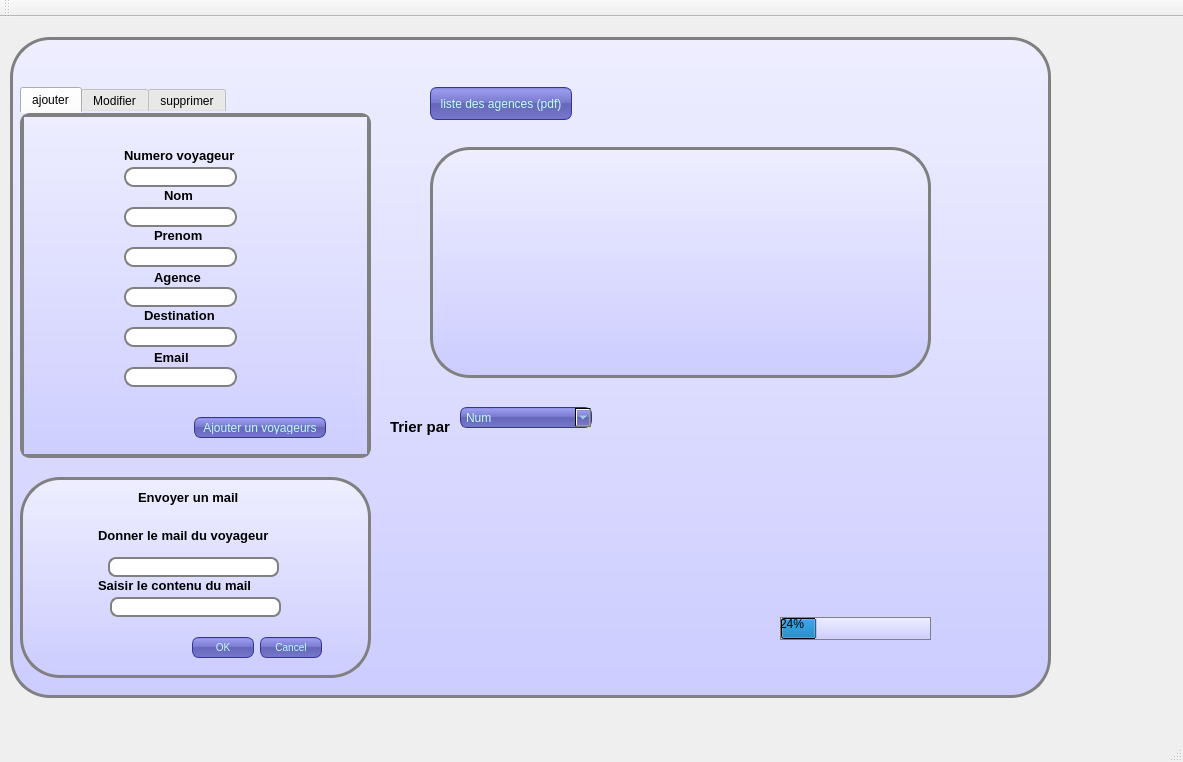
<?xml version="1.0" encoding="UTF-8"?>
<ui version="4.0">
 <class>MainWindow</class>
 <widget class="QMainWindow" name="MainWindow">
  <property name="geometry">
   <rect>
    <x>0</x>
    <y>0</y>
    <width>1183</width>
    <height>762</height>
   </rect>
  </property>
  <property name="windowTitle">
   <string>Gestion des Clients</string>
  </property>
  <widget class="QWidget" name="centralWidget">
   <widget class="QFrame" name="mainFrame3">
    <property name="geometry">
     <rect>
      <x>10</x>
      <y>20</y>
      <width>1041</width>
      <height>661</height>
     </rect>
    </property>
    <property name="styleSheet">
     <string notr="true">#MyLoginForm {
background: gray;
}


#mainFrame3 {
border: 3px solid gray;
border-radius: 40px;
background: QLinearGradient(x1: 0, y1: 0, x2: 0, y2: 1, stop: 0 #eef, stop: 1 #ccf);}
QLineEdit {
padding: 1px;
border-style: solid;
border: 2px solid gray;
border-radius: 8px;
}


QPushButton {
color: white;
background-color: QLinearGradient( x1: 0, y1: 0, x2: 0, y2: 1, stop: 0 #88d, stop: 0.1 #99e, stop: 0.49 #77c, stop: 0.5 #66b, stop: 1 #77c);
border-width: 1px;
border-color: #339;
border-style: solid;
border-radius: 7;
padding: 3px;
font-size: 10px;
padding-left: 5px;
padding-right: 5px;
min-width: 50px;
max-width: 50px;
min-height: 13px;
max-height: 13px;
}
QLabel {
font-weight: bold;
font-size: 15px;
}</string>
    </property>
    <property name="frameShape">
     <enum>QFrame::StyledPanel</enum>
    </property>
    <property name="frameShadow">
     <enum>QFrame::Raised</enum>
    </property>
    <widget class="QTabWidget" name="QTabWidget">
     <property name="geometry">
      <rect>
       <x>10</x>
       <y>50</y>
       <width>351</width>
       <height>371</height>
      </rect>
     </property>
     <property name="styleSheet">
      <string notr="true">#MyLoginForm {
background: rgb(211, 255, 15);

}


QTabWidget:pane {
border: 4px solid gray;
border-radius: 10px;
}




#QTabWidget {
border: 4px solid gray;
border-radius: 40px;
background: rgb(51, 10, 255);}
QLineEdit {
padding: 1px;
border-style: solid;
border: 2px solid gray;
border-radius: 10px;
}


QPushButton {
color: rgb(189, 255, 244);
background-color: QLinearGradient( x1: 0, y1: 0, x2: 0, y2: 1, stop: 0 #88d, stop: 0.1 #99e, stop: 0.49 #77c, stop: 0.5 #66b, stop: 1 #77c);
border-width: 1px;
border-color: #339;
border-style: solid;
border-radius: 10;
padding: 7px;
font-size: 10px;
padding-left: 10px;
padding-right: 10px;
min-width: 50px;
max-width: 50px;
min-height: 13px;
max-height: 13px;
}
QLabel {
font-weight: bold;
font-size: 13px;
}</string>
     </property>
     <property name="currentIndex">
      <number>0</number>
     </property>
     <widget class="QWidget" name="tab">
      <attribute name="title">
       <string>ajouter</string>
      </attribute>
      <widget class="QLabel" name="label_4">
       <property name="geometry">
        <rect>
         <x>100</x>
         <y>30</y>
         <width>131</width>
         <height>16</height>
        </rect>
       </property>
       <property name="text">
        <string>Numero voyageur</string>
       </property>
      </widget>
      <widget class="QLabel" name="label_5">
       <property name="geometry">
        <rect>
         <x>140</x>
         <y>70</y>
         <width>101</width>
         <height>16</height>
        </rect>
       </property>
       <property name="text">
        <string>Nom</string>
       </property>
      </widget>
      <widget class="QLabel" name="label_6">
       <property name="geometry">
        <rect>
         <x>130</x>
         <y>110</y>
         <width>111</width>
         <height>16</height>
        </rect>
       </property>
       <property name="text">
        <string>Prenom</string>
       </property>
      </widget>
      <widget class="QLabel" name="label_7">
       <property name="geometry">
        <rect>
         <x>130</x>
         <y>150</y>
         <width>81</width>
         <height>21</height>
        </rect>
       </property>
       <property name="text">
        <string>Agence</string>
       </property>
      </widget>
      <widget class="QLabel" name="label_8">
       <property name="geometry">
        <rect>
         <x>120</x>
         <y>190</y>
         <width>171</width>
         <height>16</height>
        </rect>
       </property>
       <property name="text">
        <string>Destination</string>
       </property>
      </widget>
      <widget class="QLabel" name="label_9">
       <property name="geometry">
        <rect>
         <x>130</x>
         <y>230</y>
         <width>121</width>
         <height>20</height>
        </rect>
       </property>
       <property name="text">
        <string>Email</string>
       </property>
      </widget>
      <widget class="QLineEdit" name="le_num">
       <property name="geometry">
        <rect>
         <x>100</x>
         <y>50</y>
         <width>113</width>
         <height>20</height>
        </rect>
       </property>
      </widget>
      <widget class="QLineEdit" name="le_nom">
       <property name="geometry">
        <rect>
         <x>100</x>
         <y>90</y>
         <width>113</width>
         <height>20</height>
        </rect>
       </property>
      </widget>
      <widget class="QLineEdit" name="le_prenom">
       <property name="geometry">
        <rect>
         <x>100</x>
         <y>130</y>
         <width>113</width>
         <height>20</height>
        </rect>
       </property>
      </widget>
      <widget class="QLineEdit" name="LineEdit_agence">
       <property name="geometry">
        <rect>
         <x>100</x>
         <y>170</y>
         <width>113</width>
         <height>20</height>
        </rect>
       </property>
      </widget>
      <widget class="QLineEdit" name="LineEdit_destination">
       <property name="geometry">
        <rect>
         <x>100</x>
         <y>210</y>
         <width>113</width>
         <height>20</height>
        </rect>
       </property>
      </widget>
      <widget class="QLineEdit" name="LineEdit_email">
       <property name="geometry">
        <rect>
         <x>100</x>
         <y>250</y>
         <width>113</width>
         <height>20</height>
        </rect>
       </property>
      </widget>
      <widget class="QPushButton" name="pushButton_ajouter">
       <property name="geometry">
        <rect>
         <x>170</x>
         <y>300</y>
         <width>132</width>
         <height>21</height>
        </rect>
       </property>
       <property name="styleSheet">
        <string notr="true">QPushButton {
color: rgb(189, 255, 244);
background-color: QLinearGradient( x1: 0, y1: 0, x2: 0, y2: 1, stop: 0 #88d, stop: 0.1 #99e, stop: 0.49 #77c, stop: 0.5 #66b, stop: 1 #77c);
border-width: 1px;
border-color: #339;
border-style: solid;
border-radius: 7;
padding: 3px;
font-size: 12px;
padding-left: 5px;
padding-right: 5px;
min-width: 120px;
max-width: 50px;
min-height: 13px;
max-height: 13px;
}</string>
       </property>
       <property name="text">
        <string>Ajouter un voyageurs</string>
       </property>
      </widget>
      <widget class="QFrame" name="frame_3">
       <property name="geometry">
        <rect>
         <x>-20</x>
         <y>-10</y>
         <width>391</width>
         <height>371</height>
        </rect>
       </property>
       <property name="styleSheet">
        <string notr="true">#MyLoginForm {
background: gray;
}


#frame_3 {
border: 3px solid gray;
border-radius: 40px;
background: QLinearGradient(x1: 0, y1: 0, x2: 0, y2: 1, stop: 0 #eef, stop: 1 #ccf);}
QLineEdit {
padding: 1px;
border-style: solid;
border: 2px solid gray;
border-radius: 8px;
}


QPushButton {
color: rgb(189, 255, 244);
background-color: QLinearGradient( x1: 0, y1: 0, x2: 0, y2: 1, stop: 0 #88d, stop: 0.1 #99e, stop: 0.49 #77c, stop: 0.5 #66b, stop: 1 #77c);
border-width: 1px;
border-color: #339;
border-style: solid;
border-radius: 7;
padding: 3px;
font-size: 10px;
padding-left: 5px;
padding-right: 5px;
min-width: 120px;
max-width: 50px;
min-height: 13px;
max-height: 13px;
}
QLabel {
font-weight: bold;
font-size: 15px;
}</string>
       </property>
       <property name="frameShape">
        <enum>QFrame::StyledPanel</enum>
       </property>
       <property name="frameShadow">
        <enum>QFrame::Raised</enum>
       </property>
      </widget>
      <zorder>frame_3</zorder>
      <zorder>label_4</zorder>
      <zorder>label_5</zorder>
      <zorder>label_6</zorder>
      <zorder>label_7</zorder>
      <zorder>label_8</zorder>
      <zorder>label_9</zorder>
      <zorder>le_num</zorder>
      <zorder>le_nom</zorder>
      <zorder>le_prenom</zorder>
      <zorder>LineEdit_agence</zorder>
      <zorder>LineEdit_destination</zorder>
      <zorder>LineEdit_email</zorder>
      <zorder>pushButton_ajouter</zorder>
     </widget>
     <widget class="QWidget" name="tab_2">
      <attribute name="title">
       <string>Modifier</string>
      </attribute>
      <widget class="QLineEdit" name="LineEdit_destination_2">
       <property name="geometry">
        <rect>
         <x>100</x>
         <y>210</y>
         <width>113</width>
         <height>20</height>
        </rect>
       </property>
      </widget>
      <widget class="QLabel" name="label_16">
       <property name="geometry">
        <rect>
         <x>130</x>
         <y>230</y>
         <width>121</width>
         <height>20</height>
        </rect>
       </property>
       <property name="text">
        <string>Email</string>
       </property>
      </widget>
      <widget class="QLineEdit" name="LineEdit_num_2">
       <property name="geometry">
        <rect>
         <x>100</x>
         <y>50</y>
         <width>113</width>
         <height>20</height>
        </rect>
       </property>
      </widget>
      <widget class="QLabel" name="label_17">
       <property name="geometry">
        <rect>
         <x>140</x>
         <y>110</y>
         <width>111</width>
         <height>16</height>
        </rect>
       </property>
       <property name="text">
        <string>Prenom</string>
       </property>
      </widget>
      <widget class="QLabel" name="label_18">
       <property name="geometry">
        <rect>
         <x>130</x>
         <y>150</y>
         <width>81</width>
         <height>21</height>
        </rect>
       </property>
       <property name="text">
        <string>Agence</string>
       </property>
      </widget>
      <widget class="QLineEdit" name="LineEdit_prenom_2">
       <property name="geometry">
        <rect>
         <x>100</x>
         <y>130</y>
         <width>113</width>
         <height>20</height>
        </rect>
       </property>
      </widget>
      <widget class="QLineEdit" name="LineEdit_nom_2">
       <property name="geometry">
        <rect>
         <x>100</x>
         <y>90</y>
         <width>113</width>
         <height>20</height>
        </rect>
       </property>
      </widget>
      <widget class="QLabel" name="label_19">
       <property name="geometry">
        <rect>
         <x>140</x>
         <y>70</y>
         <width>101</width>
         <height>16</height>
        </rect>
       </property>
       <property name="text">
        <string>Nom</string>
       </property>
      </widget>
      <widget class="QLabel" name="label_20">
       <property name="geometry">
        <rect>
         <x>120</x>
         <y>190</y>
         <width>171</width>
         <height>16</height>
        </rect>
       </property>
       <property name="text">
        <string>Destination</string>
       </property>
      </widget>
      <widget class="QLineEdit" name="LineEdit_agence_2">
       <property name="geometry">
        <rect>
         <x>100</x>
         <y>170</y>
         <width>113</width>
         <height>20</height>
        </rect>
       </property>
      </widget>
      <widget class="QLabel" name="label_21">
       <property name="geometry">
        <rect>
         <x>110</x>
         <y>30</y>
         <width>131</width>
         <height>16</height>
        </rect>
       </property>
       <property name="text">
        <string>Numero voyageur</string>
       </property>
      </widget>
      <widget class="QLineEdit" name="LineEdit_email_2">
       <property name="geometry">
        <rect>
         <x>100</x>
         <y>250</y>
         <width>113</width>
         <height>20</height>
        </rect>
       </property>
      </widget>
      <widget class="QPushButton" name="pushButton_modifier">
       <property name="geometry">
        <rect>
         <x>162</x>
         <y>290</y>
         <width>132</width>
         <height>21</height>
        </rect>
       </property>
       <property name="styleSheet">
        <string notr="true">QPushButton {
color: rgb(189, 255, 244);
background-color: QLinearGradient( x1: 0, y1: 0, x2: 0, y2: 1, stop: 0 #88d, stop: 0.1 #99e, stop: 0.49 #77c, stop: 0.5 #66b, stop: 1 #77c);
border-width: 1px;
border-color: #339;
border-style: solid;
border-radius: 7;
padding: 3px;
font-size: 12px;
padding-left: 5px;
padding-right: 5px;
min-width: 120px;
max-width: 50px;
min-height: 13px;
max-height: 13px;
}</string>
       </property>
       <property name="text">
        <string>Modifier un voyageurs</string>
       </property>
      </widget>
      <widget class="QFrame" name="frame_2">
       <property name="geometry">
        <rect>
         <x>-10</x>
         <y>-20</y>
         <width>381</width>
         <height>381</height>
        </rect>
       </property>
       <property name="styleSheet">
        <string notr="true">#MyLoginForm {
background: gray;
}


#frame_2 {
border: 3px solid gray;
border-radius: 40px;
background: QLinearGradient(x1: 0, y1: 0, x2: 0, y2: 1, stop: 0 #eef, stop: 1 #ccf);}
QLineEdit {
padding: 1px;
border-style: solid;
border: 2px solid gray;
border-radius: 8px;
}


QPushButton {
color: rgb(189, 255, 244);
background-color: QLinearGradient( x1: 0, y1: 0, x2: 0, y2: 1, stop: 0 #88d, stop: 0.1 #99e, stop: 0.49 #77c, stop: 0.5 #66b, stop: 1 #77c);
border-width: 1px;
border-color: #339;
border-style: solid;
border-radius: 7;
padding: 3px;
font-size: 10px;
padding-left: 5px;
padding-right: 5px;
min-width: 120px;
max-width: 50px;
min-height: 30px;
max-height: 13px;
}
QLabel {
font-weight: bold;
font-size: 13px;
}</string>
       </property>
       <property name="frameShape">
        <enum>QFrame::StyledPanel</enum>
       </property>
       <property name="frameShadow">
        <enum>QFrame::Raised</enum>
       </property>
      </widget>
      <zorder>frame_2</zorder>
      <zorder>LineEdit_destination_2</zorder>
      <zorder>label_16</zorder>
      <zorder>LineEdit_num_2</zorder>
      <zorder>label_17</zorder>
      <zorder>label_18</zorder>
      <zorder>LineEdit_prenom_2</zorder>
      <zorder>LineEdit_nom_2</zorder>
      <zorder>label_19</zorder>
      <zorder>label_20</zorder>
      <zorder>LineEdit_agence_2</zorder>
      <zorder>label_21</zorder>
      <zorder>LineEdit_email_2</zorder>
      <zorder>pushButton_modifier</zorder>
     </widget>
     <widget class="QWidget" name="tab_5">
      <attribute name="title">
       <string>supprimer</string>
      </attribute>
      <widget class="QLabel" name="label_22">
       <property name="geometry">
        <rect>
         <x>110</x>
         <y>80</y>
         <width>131</width>
         <height>16</height>
        </rect>
       </property>
       <property name="text">
        <string>Numero voyageur</string>
       </property>
      </widget>
      <widget class="QLineEdit" name="LineEdit_num_3">
       <property name="geometry">
        <rect>
         <x>110</x>
         <y>100</y>
         <width>113</width>
         <height>20</height>
        </rect>
       </property>
      </widget>
      <widget class="QFrame" name="frame_4">
       <property name="geometry">
        <rect>
         <x>-10</x>
         <y>-20</y>
         <width>381</width>
         <height>381</height>
        </rect>
       </property>
       <property name="styleSheet">
        <string notr="true">#MyLoginForm {
background: gray;
}


#frame_4 {
border: 3px solid gray;
border-radius: 40px;
background: QLinearGradient(x1: 0, y1: 0, x2: 0, y2: 1, stop: 0 #eef, stop: 1 #ccf);}
QLineEdit {
padding: 1px;
border-style: solid;
border: 2px solid gray;
border-radius: 8px;
}


QPushButton {
color: rgb(189, 255, 244);
background-color: QLinearGradient( x1: 0, y1: 0, x2: 0, y2: 1, stop: 0 #88d, stop: 0.1 #99e, stop: 0.49 #77c, stop: 0.5 #66b, stop: 1 #77c);
border-width: 1px;
border-color: #339;
border-style: solid;
border-radius: 7;
padding: 3px;
font-size: 10px;
padding-left: 5px;
padding-right: 5px;
min-width: 120px;
max-width: 50px;
min-height: 13px;
max-height: 13px;
}
QLabel {
font-weight: bold;
font-size: 13px;
}</string>
       </property>
       <property name="frameShape">
        <enum>QFrame::StyledPanel</enum>
       </property>
       <property name="frameShadow">
        <enum>QFrame::Raised</enum>
       </property>
       <widget class="QPushButton" name="pushButton_supprimer">
        <property name="geometry">
         <rect>
          <x>150</x>
          <y>280</y>
          <width>152</width>
          <height>21</height>
         </rect>
        </property>
        <property name="styleSheet">
         <string notr="true">QPushButton {
color: rgb(189, 255, 244);
background-color: QLinearGradient( x1: 0, y1: 0, x2: 0, y2: 1, stop: 0 #88d, stop: 0.1 #99e, stop: 0.49 #77c, stop: 0.5 #66b, stop: 1 #77c);
border-width: 1px;
border-color: #339;
border-style: solid;
border-radius: 7;
padding: 3px;
font-size: 12px;
padding-left: 5px;
padding-right: 5px;
min-width: 140px;
max-width: 50px;
min-height: 13px;
max-height: 13px;
}</string>
        </property>
        <property name="text">
         <string>Supprimer un voyageurs</string>
        </property>
       </widget>
      </widget>
      <zorder>frame_4</zorder>
      <zorder>label_22</zorder>
      <zorder>LineEdit_num_3</zorder>
     </widget>
    </widget>
    <widget class="QComboBox" name="comboBox">
     <property name="geometry">
      <rect>
       <x>450</x>
       <y>370</y>
       <width>132</width>
       <height>21</height>
      </rect>
     </property>
     <property name="styleSheet">
      <string notr="true">QComboBox {
color: rgb(189, 255, 244);
background-color: QLinearGradient( x1: 0, y1: 0, x2: 0, y2: 1, stop: 0 #88d, stop: 0.1 #99e, stop: 0.49 #77c, stop: 0.5 #66b, stop: 1 #77c);
border-width: 1px;
border-color: #339;
border-style: solid;
border-radius: 7;
padding: 3px;
font-size: 12px;
padding-left: 5px;
padding-right: 5px;
min-width: 120px;
max-width: 50px;
min-height: 13px;
max-height: 13px;
}</string>
     </property>
     <item>
      <property name="text">
       <string>Num</string>
      </property>
     </item>
     <item>
      <property name="text">
       <string>Nom</string>
      </property>
     </item>
     <item>
      <property name="text">
       <string>Prenom</string>
      </property>
     </item>
     <item>
      <property name="text">
       <string>Destination</string>
      </property>
     </item>
    </widget>
    <widget class="QLabel" name="label">
     <property name="geometry">
      <rect>
       <x>380</x>
       <y>380</y>
       <width>63</width>
       <height>20</height>
      </rect>
     </property>
     <property name="text">
      <string>Trier par</string>
     </property>
    </widget>
    <widget class="QFrame" name="mainFrame2">
     <property name="geometry">
      <rect>
       <x>10</x>
       <y>440</y>
       <width>351</width>
       <height>201</height>
      </rect>
     </property>
     <property name="styleSheet">
      <string notr="true">#MyLoginForm {
background: gray;
}


#mainFrame2 {
border: 3px solid gray;
border-radius: 40px;
background: QLinearGradient(x1: 0, y1: 0, x2: 0, y2: 1, stop: 0 #eef, stop: 1 #ccf);}
QLineEdit {
padding: 1px;
border-style: solid;
border: 2px solid gray;
border-radius: 8px;
}


QPushButton {
color: rgb(189, 255, 244);
background-color: QLinearGradient( x1: 0, y1: 0, x2: 0, y2: 1, stop: 0 #88d, stop: 0.1 #99e, stop: 0.49 #77c, stop: 0.5 #66b, stop: 1 #77c);
border-width: 1px;
border-color: #339;
border-style: solid;
border-radius: 7;
padding: 3px;
font-size: 10px;
padding-left: 5px;
padding-right: 5px;
min-width: 50px;
max-width: 50px;
min-height: 13px;
max-height: 13px;
}
QLabel {
font-weight: bold;
font-size: 13px;
}</string>
     </property>
     <property name="frameShape">
      <enum>QFrame::StyledPanel</enum>
     </property>
     <property name="frameShadow">
      <enum>QFrame::Raised</enum>
     </property>
     <widget class="QLabel" name="label_23">
      <property name="geometry">
       <rect>
        <x>78</x>
        <y>50</y>
        <width>211</width>
        <height>16</height>
       </rect>
      </property>
      <property name="text">
       <string>Donner le mail du voyageur</string>
      </property>
     </widget>
     <widget class="QLineEdit" name="LineEdit_num_4">
      <property name="geometry">
       <rect>
        <x>88</x>
        <y>80</y>
        <width>171</width>
        <height>20</height>
       </rect>
      </property>
     </widget>
     <widget class="QLabel" name="label_3">
      <property name="geometry">
       <rect>
        <x>118</x>
        <y>10</y>
        <width>131</width>
        <height>20</height>
       </rect>
      </property>
      <property name="text">
       <string>Envoyer un mail</string>
      </property>
     </widget>
     <widget class="QLabel" name="label_24">
      <property name="geometry">
       <rect>
        <x>78</x>
        <y>100</y>
        <width>211</width>
        <height>16</height>
       </rect>
      </property>
      <property name="text">
       <string>Saisir le contenu du mail</string>
      </property>
     </widget>
     <widget class="QLineEdit" name="LineEdit_num_5">
      <property name="geometry">
       <rect>
        <x>90</x>
        <y>120</y>
        <width>171</width>
        <height>20</height>
       </rect>
      </property>
     </widget>
     <widget class="QDialogButtonBox" name="buttonBox">
      <property name="geometry">
       <rect>
        <x>170</x>
        <y>160</y>
        <width>132</width>
        <height>21</height>
       </rect>
      </property>
      <property name="styleSheet">
       <string notr="true">QDialogButtonBox {
color: rgb(189, 255, 244);
background-color: QLinearGradient( x1: 0, y1: 0, x2: 0, y2: 1, stop: 0 #88d, stop: 0.1 #99e, stop: 0.49 #77c, stop: 0.5 #66b, stop: 1 #77c);
border-width: 1px;
border-color: #339;
border-style: solid;
border-radius: 7;
padding: 3px;
font-size: 10px;
padding-left: 5px;
padding-right: 5px;
min-width: 120px;
max-width: 50px;
min-height: 13px;
max-height: 13px;
}</string>
      </property>
      <property name="standardButtons">
       <set>QDialogButtonBox::Cancel|QDialogButtonBox::Ok</set>
      </property>
     </widget>
    </widget>
    <widget class="QProgressBar" name="progressBar">
     <property name="geometry">
      <rect>
       <x>770</x>
       <y>580</y>
       <width>151</width>
       <height>23</height>
      </rect>
     </property>
     <property name="styleSheet">
      <string notr="true">#MyLoginForm {
background: gray;
}


#progressBar {
border: 1px solid gray;
border-radius: 12px;
background: QLinearGradient(x1: 0, y1: 0, x2: 0, y2: 1, stop: 0 #eef, stop: 1 #ccf);}
QLineEdit {
padding: 1px;
border-style: solid;
border: 1px solid gray;
border-radius: 8px;
}



QLabel {
font-weight: bold;
font-size: 20px;
}</string>
     </property>
     <property name="value">
      <number>24</number>
     </property>
    </widget>
    <widget class="QFrame" name="frame">
     <property name="geometry">
      <rect>
       <x>420</x>
       <y>110</y>
       <width>501</width>
       <height>231</height>
      </rect>
     </property>
     <property name="styleSheet">
      <string notr="true">#MyLoginForm {
background: gray;
}


#frame {
border: 3px solid gray;
border-radius: 40px;
background: QLinearGradient(x1: 0, y1: 0, x2: 0, y2: 1, stop: 0 #eef, stop: 1 #ccf);}
QLineEdit {
padding: 1px;
border-style: solid;
border: 2px solid gray;
border-radius: 8px;
}


QPushButton {
color: rgb(189, 255, 244);
background-color: QLinearGradient( x1: 0, y1: 0, x2: 0, y2: 1, stop: 0 #88d, stop: 0.1 #99e, stop: 0.49 #77c, stop: 0.5 #66b, stop: 1 #77c);
border-width: 1px;
border-color: #339;
border-style: solid;
border-radius: 7;
padding: 3px;
font-size: 10px;
padding-left: 5px;
padding-right: 5px;
min-width: 50px;
max-width: 50px;
min-height: 13px;
max-height: 13px;
}
QLabel {
font-weight: bold;
font-size: 15px;
}</string>
     </property>
     <property name="frameShape">
      <enum>QFrame::StyledPanel</enum>
     </property>
     <property name="frameShadow">
      <enum>QFrame::Raised</enum>
     </property>
    </widget>
    <widget class="QLabel" name="label_25">
     <property name="geometry">
      <rect>
       <x>70</x>
       <y>30</y>
       <width>571</width>
       <height>61</height>
      </rect>
     </property>
     <property name="text">
      <string/>
     </property>
     <property name="pixmap">
      <pixmap>../../Pictures/pdfl.png</pixmap>
     </property>
    </widget>
    <widget class="QPushButton" name="pushButton">
     <property name="geometry">
      <rect>
       <x>420</x>
       <y>50</y>
       <width>142</width>
       <height>33</height>
      </rect>
     </property>
     <property name="styleSheet">
      <string notr="true">QPushButton {
color: rgb(189, 255, 244);
background-color: QLinearGradient( x1: 0, y1: 0, x2: 0, y2: 1, stop: 0 #88d, stop: 0.1 #99e, stop: 0.49 #77c, stop: 0.5 #66b, stop: 1 #77c);
border-width: 1px;
border-color: #339;
border-style: solid;
border-radius: 7;
padding: 3px;
font-size: 12px;
padding-left: 5px;
padding-right: 5px;
min-width: 130px;
max-width: 50px;
min-height: 25px;
max-height: 13px;
}</string>
     </property>
     <property name="text">
      <string>liste des agences (pdf)</string>
     </property>
    </widget>
    <zorder>label_25</zorder>
    <zorder>QTabWidget</zorder>
    <zorder>comboBox</zorder>
    <zorder>label</zorder>
    <zorder>mainFrame2</zorder>
    <zorder>progressBar</zorder>
    <zorder>frame</zorder>
    <zorder>pushButton</zorder>
   </widget>
  </widget>
  <widget class="QMenuBar" name="menuBar">
   <property name="geometry">
    <rect>
     <x>0</x>
     <y>0</y>
     <width>1183</width>
     <height>26</height>
    </rect>
   </property>
  </widget>
  <widget class="QToolBar" name="mainToolBar">
   <attribute name="toolBarArea">
    <enum>TopToolBarArea</enum>
   </attribute>
   <attribute name="toolBarBreak">
    <bool>false</bool>
   </attribute>
  </widget>
  <widget class="QStatusBar" name="statusBar"/>
 </widget>
 <layoutdefault spacing="6" margin="11"/>
 <resources/>
 <connections/>
</ui>
